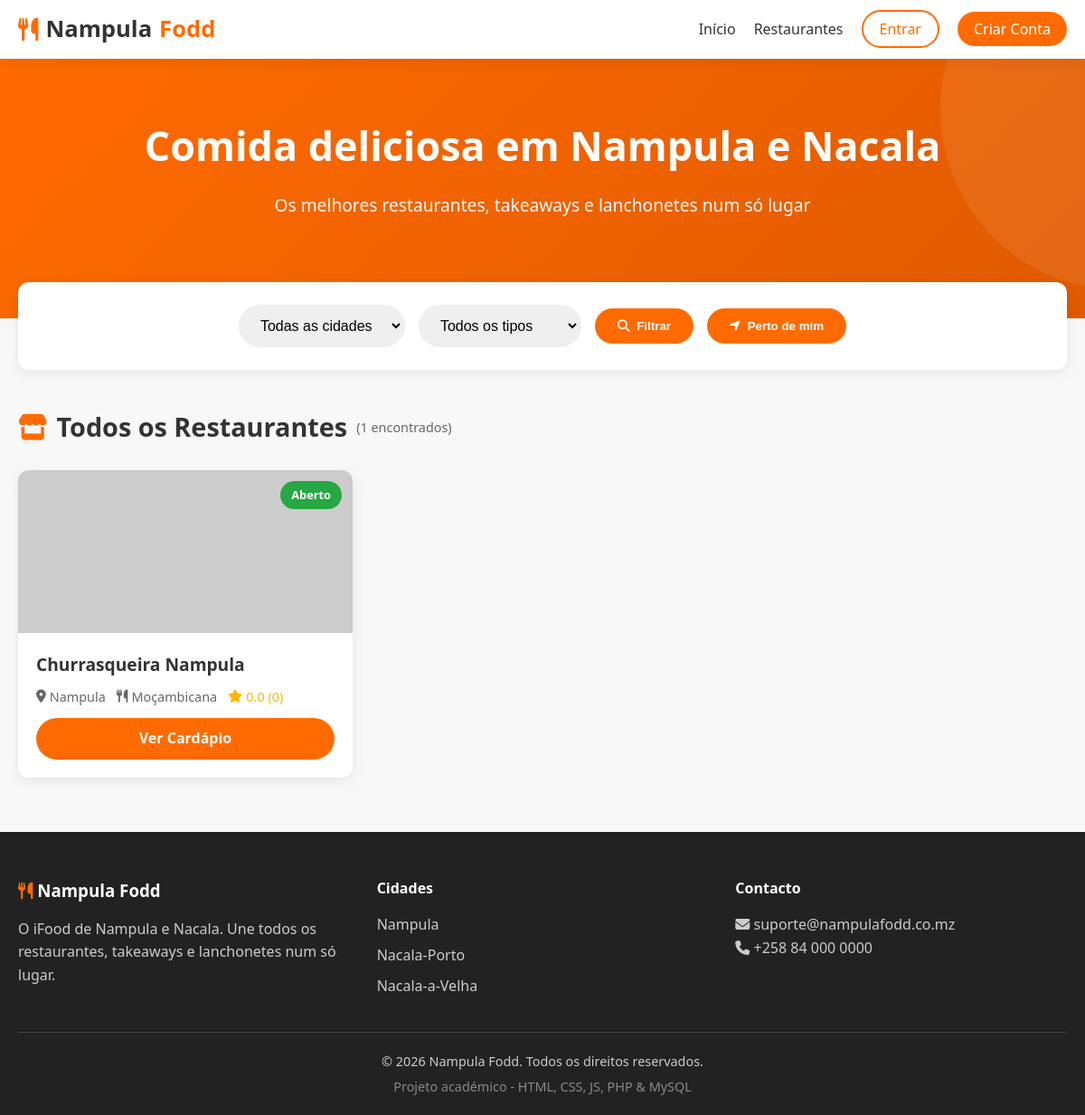
The page / on the database its author committed.
### tables this page shows
CREATE TABLE restaurantes (
    id INT AUTO_INCREMENT PRIMARY KEY,
    usuario_id INT NOT NULL,                
    nome VARCHAR(150) NOT NULL,
    descricao TEXT,
    cidade ENUM('Nampula', 'Nacala-Porto', 'Nacala-a-Velha') NOT NULL,
    tipo_comida VARCHAR(100),               
    endereco VARCHAR(255),
    latitude DECIMAL(10,8),
    longitude DECIMAL(11,8),
    foto VARCHAR(255) DEFAULT 'default-rest.jpg',
    aberto TINYINT(1) DEFAULT 1,            
    saldo_a_receber DECIMAL(10,2) DEFAULT 0.00,
    criado_em TIMESTAMP DEFAULT CURRENT_TIMESTAMP,
    FOREIGN KEY (usuario_id) REFERENCES usuarios(id) ON DELETE CASCADE
);

### index.php (the view, shortened to what this page needs)
<?php
require_once 'includes/header.php';
require_once 'config/database.php';
$lat = $_GET['lat'] ?? null;
$sql = "SELECT r.*,
               COALESCE(AVG(c.nota), 0) as media_estrelas,
               COUNT(c.id) as total_comentarios
        FROM restaurantes r
        LEFT JOIN comentarios c ON c.restaurante_id = r.id
        WHERE 1=1";
$params = [];
$sql .= " GROUP BY r.id ORDER BY r.aberto DESC, media_estrelas DESC";
$stmt = $pdo->prepare($sql);
$stmt->execute($params);
$restaurantes = $stmt->fetchAll();
?>
<section class="hero">
    <div class="container">
        <h1>Comida deliciosa em Nampula e Nacala</h1>
        <p>Os melhores restaurantes, takeaways e lanchonetes num só lugar</p>
    </div>
</section>
<div class="container">
    <form class="filtros" method="GET" action="index.php">
        <select name="cidade">
            <option value="">Todas as cidades</option>
        </select>
        <select name="tipo">
            <option value="">Todos os tipos</option>
        </select>
        <button type="submit" class="btn-filtrar">
            <i class="fas fa-search"></i> Filtrar
        </button>
        <button type="button" class="btn-gps" id="btnGps">
            <i class="fas fa-location-arrow"></i> Perto de mim
        </button>
    </form>
    <h2 class="secao-titulo">
        <i class="fas fa-store"></i>
        <?= $lat ? 'Restaurantes perto de si' : 'Todos os Restaurantes' ?>
        <small style="font-size:0.9rem;color:#666;font-weight:400;">
            (<?= count($restaurantes) ?> encontrados)
        </small>
    </h2>
    <?php if (empty($restaurantes)): ?>
        <p style="text-align:center;padding:40px;color:#666;">
            Nenhum restaurante encontrado com estes filtros.
        </p>
    <?php else: ?>
        <div class="restaurantes-grid">
            <?php foreach ($restaurantes as $r): ?>
                <div class="card-restaurante">
                    <div class="card-img">
                        <img src="uploads/<?= htmlspecialchars($r['foto'] ?: 'default-rest.jpg') ?>"
                             alt="<?= htmlspecialchars($r['nome']) ?>"
                             onerror="this.src='https://via.placeholder.com/400x200?text=Restaurante'">
                        <span class="badge-status <?= $r['aberto'] ? 'badge-aberto' : 'badge-fechado' ?>">
                            <?= $r['aberto'] ? 'Aberto' : 'Fechado' ?>
                        </span>
                    </div>
                    <div class="card-body">
                        <h3><?= htmlspecialchars($r['nome']) ?></h3>
                        <div class="card-meta">
                            <span><i class="fas fa-map-marker-alt"></i> <?= htmlspecialchars($r['cidade']) ?></span>
                            <span><i class="fas fa-utensils"></i> <?= htmlspecialchars($r['tipo_comida']) ?></span>
                            <span class="estrelas">
                                <i class="fas fa-star"></i>
                                <?= number_format($r['media_estrelas'], 1) ?>
                                (<?= $r['total_comentarios'] ?>)
                            </span>
                        </div>
                        <a href="restaurante.php?id=<?= $r['id'] ?>" class="btn-ver">
                            Ver Cardápio
                        </a>
                    </div>
                </div>
            <?php endforeach; ?>
        </div>
    <?php endif; ?>
</div>
<?php require_once 'includes/footer.php'; ?>

### css/style.css (style rules this page uses)
:root { --laranja: #FF6B00; --laranja-escuro: #E05A00; --laranja-claro: #FF8C33; --branco: #FFFFFF; --cinza-claro: #F8F8F8; --cinza: #EEEEEE; --texto: #333333; --texto-claro: #666666; --sucesso: #28a745; --erro: #dc3545; --sombra: 0 4px 15px rgba(0,0,0,0.08); --sombra-hover: 0 8px 25px rgba(255,107,0,0.15); --radius: 12px; --transicao: all 0.3s ease; }
* { margin: 0; padding: 0; box-sizing: border-box; }
body { font-family: 'Segoe UI', system-ui, -apple-system, sans-serif; background: var(--cinza-claro); color: var(--texto); line-height: 1.6; min-height: 100vh; }
.container { width: 100%; max-width: 1200px; margin: 0 auto; padding: 0 20px; }
.hero { background: linear-gradient(135deg, var(--laranja) 0%, var(--laranja-escuro) 100%); color: var(--branco); padding: 60px 0 80px; text-align: center; position: relative; overflow: hidden; }
.hero::before { content: ''; position: absolute; top: -50%; right: -20%; width: 400px; height: 400px; background: rgba(255,255,255,0.08); border-radius: 50%; }
.hero h1 { font-size: 2.8rem; margin-bottom: 15px; animation: fadeInUp 0.8s ease; }
.hero p { font-size: 1.2rem; opacity: 0.95; margin-bottom: 30px; animation: fadeInUp 1s ease; }
.filtros { background: var(--branco); padding: 25px; border-radius: var(--radius); box-shadow: var(--sombra); margin: -40px auto 40px; position: relative; z-index: 10; display: flex; flex-wrap: wrap; gap: 15px; align-items: center; justify-content: center; }
.filtros select, .filtros input { padding: 12px 18px; border: 2px solid var(--cinza); border-radius: 50px; font-size: 1rem; outline: none; transition: var(--transicao); min-width: 180px; }
.btn-filtrar, .btn-gps { background: var(--laranja); color: var(--branco); border: none; padding: 12px 25px; border-radius: 50px; font-weight: 600; cursor: pointer; transition: var(--transicao); display: inline-flex; align-items: center; gap: 8px; }
.secao-titulo { font-size: 1.8rem; margin-bottom: 25px; display: flex; align-items: center; gap: 10px; }
.secao-titulo i { color: var(--laranja); }
.restaurantes-grid { display: grid; grid-template-columns: repeat(auto-fill, minmax(280px, 1fr)); gap: 25px; margin-bottom: 50px; }
.card-restaurante { background: var(--branco); border-radius: var(--radius); overflow: hidden; box-shadow: var(--sombra); transition: var(--transicao); animation: fadeIn 0.5s ease; }
.card-img { height: 180px; background: var(--cinza); position: relative; overflow: hidden; }
.card-img img { width: 100%; height: 100%; object-fit: cover; transition: var(--transicao); }
.badge-status { position: absolute; top: 12px; right: 12px; padding: 5px 12px; border-radius: 50px; font-size: 0.8rem; font-weight: 600; color: white; }
.badge-aberto { background: var(--sucesso); }
.card-body { padding: 20px; }
.card-body h3 { font-size: 1.2rem; margin-bottom: 8px; }
.card-meta { display: flex; gap: 12px; font-size: 0.9rem; color: var(--texto-claro); margin-bottom: 12px; flex-wrap: wrap; }
.card-meta span { display: flex; align-items: center; gap: 4px; }
.estrelas { color: #FFB800; }
.btn-ver { display: inline-block; background: var(--laranja); color: white; padding: 10px 20px; border-radius: 50px; text-decoration: none; font-weight: 600; transition: var(--transicao); width: 100%; text-align: center; }

### rows shown on the page
restaurantes: aberto "Aberto", nome "Churrasqueira Nampula", cidade "Nampula", tipo_comida "Moçambicana", media_estrelas "0.0", total_comentarios "0"

### other values the page prints
count($restaurantes) "1"
